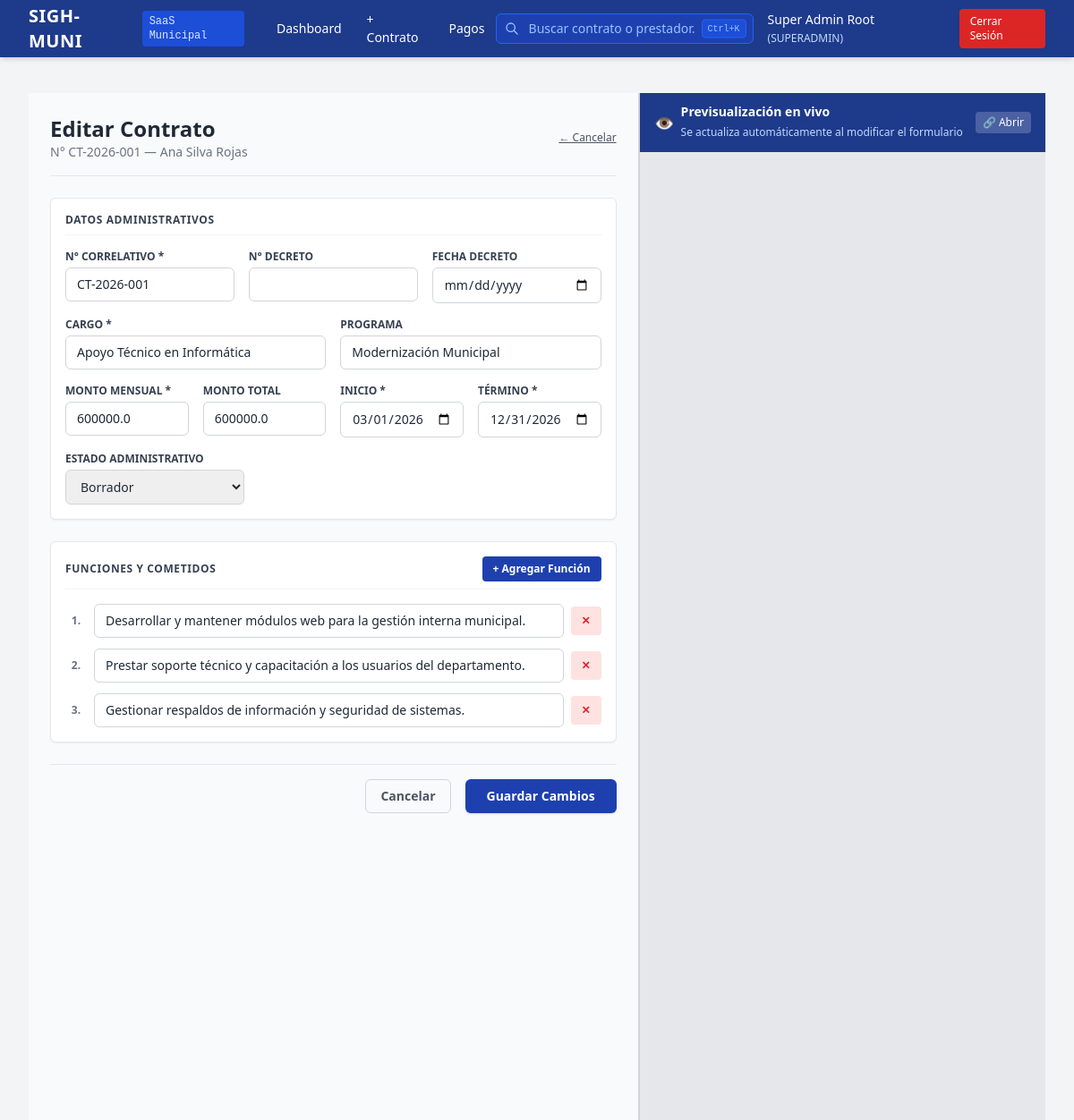
/contracts/1/edit (signed in), run on the app's committed database.
### app/models/contract.py (models this page shows, shortened)
class Contract(db.Model):
    __tablename__ = 'contracts'
    id = db.Column(db.Integer, primary_key=True)
    provider_id = db.Column(db.Integer, db.ForeignKey('service_providers.id'), nullable=False)
    department_id = db.Column(db.Integer, db.ForeignKey('departments.id'), nullable=False)
    creation_type = db.Column(db.String(50), default='CREADO')
    contract_number = db.Column(db.String(50), unique=True, nullable=False)
    decline_number = db.Column(db.String(50), nullable=True)
    decline_date = db.Column(db.Date, nullable=True)
    position_title = db.Column(db.String(150), nullable=False)
    program_name = db.Column(db.String(150), nullable=True)
    monthly_amount_gross = db.Column(db.Float, nullable=False)
    total_contract_amount = db.Column(db.Float, nullable=False)
    start_date = db.Column(db.Date, nullable=False)
    end_date = db.Column(db.Date, nullable=False)
    pdf_file_path = db.Column(db.String(255), nullable=True)
    ocr_processed = db.Column(db.Integer, default=0)
    status = db.Column(db.String(30), default='BORRADOR')
    created_at = db.Column(db.DateTime, default=datetime.utcnow)
    provider = db.relationship('ServiceProvider', back_populates='contracts', lazy=True)
    department = db.relationship('Department', backref=db.backref('department_contracts', lazy=True))
    functions = db.relationship('ContractFunction', backref='contract', cascade='all, delete-orphan', lazy=True,
                                order_by='ContractFunction.function_order')
    payments = db.relationship('MonthlyPayment', back_populates='contract', lazy=True, cascade='all, delete-orphan')

class ContractFunction(db.Model):
    __tablename__ = 'contract_functions'
    id = db.Column(db.Integer, primary_key=True)
    contract_id = db.Column(db.Integer, db.ForeignKey('contracts.id'), nullable=False)
    function_order = db.Column(db.Integer, nullable=False)
    function_description = db.Column(db.Text, nullable=False)
    is_mandatory_for_payment = db.Column(db.Integer, default=1)
    created_at = db.Column(db.DateTime, default=datetime.utcnow)

### app/models/provider.py (models this page shows, shortened)
class ServiceProvider(db.Model):
    __tablename__ = 'service_providers'
    id = db.Column(db.Integer, primary_key=True, autoincrement=True)
    rut = db.Column(db.String(20), nullable=False, unique=True, index=True)
    first_name = db.Column(db.String(100), nullable=False)
    paternal_last_name = db.Column(db.String(100), nullable=False)
    maternal_last_name = db.Column(db.String(100), nullable=True)
    email = db.Column(db.String(120), nullable=True)
    phone = db.Column(db.String(50), nullable=True)
    address = db.Column(db.Text, nullable=True)
    bank_name = db.Column(db.String(100), nullable=True)
    account_type = db.Column(db.String(50), nullable=True)
    account_number = db.Column(db.String(50), nullable=True)
    created_at = db.Column(db.DateTime, nullable=False, default=datetime.utcnow)
    contracts = db.relationship('Contract', back_populates='provider', lazy=True, cascade="all, delete-orphan")
    @property
    def full_name(self):
        maternal = f" {self.maternal_last_name}" if self.maternal_last_name else ""
        return f"{self.first_name} {self.paternal_last_name}{maternal}"

### app/routes/contract_builder.py (the view, shortened to what this page needs)
@contract_builder_bp.route('/<int:contract_id>/edit', methods=['GET', 'POST'])
@login_required
@role_required('ADMIN_RRHH', 'SUPERADMIN', 'JEFE_DEPTO')
def edit(contract_id):
    contract = Contract.query.get_or_404(contract_id)
    providers = ServiceProvider.query.order_by(ServiceProvider.paternal_last_name).all()
    departments = Department.query.filter_by(is_active=1).all()
    return render_template('contracts/edit.html', contract=contract, providers=providers, departments=departments)

### app/__init__.py (called while the page is built)
def create_app(config_class=Config):
    app = Flask(__name__)
    app.config.from_object(config_class)
    os.makedirs(app.config['UPLOAD_FOLDER'], exist_ok=True)
    db.init_app(app)
    migrate.init_app(app, db)
    if 'sqlite' in app.config['SQLALCHEMY_DATABASE_URI']:
        from sqlalchemy import event
        from sqlalchemy.engine import Engine
        @event.listens_for(Engine, "connect")
        def set_sqlite_pragma(dbapi_connection, connection_record):
            cursor = dbapi_connection.cursor()
            cursor.execute("PRAGMA foreign_keys=ON;")
            cursor.close()
    from app.auth.routes import auth_bp
    app.register_blueprint(auth_bp, url_prefix='/auth')
    from app.routes import register_routes
    register_routes(app)
    return app

### app/auth/utils.py (called while the page is built)
def login_required(f):
    @wraps(f)
    def decorated_function(*args, **kwargs):
        if 'user_id' not in session:
            flash('Debes iniciar sesión para acceder a esta sección.', 'warning')
            return redirect(url_for('auth.login', next=request.url))
        return f(*args, **kwargs)
    return decorated_function

def role_required(*allowed_roles):
    def decorator(f):
        @wraps(f)
        def decorated_function(*args, **kwargs):
            if 'user_id' not in session:
                flash('Debes iniciar sesión para acceder.', 'warning')
                return redirect(url_for('auth.login'))
            user_role = session.get('user_role')
            if user_role not in allowed_roles and 'SUPERADMIN' not in allowed_roles and user_role != 'SUPERADMIN':
                flash('No tienes permisos suficientes para acceder a este módulo.', 'danger')
                return redirect(url_for('dashboard.index'))
            return f(*args, **kwargs)
        return decorated_function
    return decorator

### app/templates/contracts/edit.html (shortened to what this page needs)
{% extends "base.html" %}
{% block content %}
<div class="flex h-[calc(100vh-64px)]" id="split_view_container">
    <div class="w-3/5 overflow-y-auto bg-gray-50 border-r border-gray-300" id="left_panel">
        <div class="p-6 max-w-3xl mx-auto">
            <div class="border-b border-gray-200 pb-4 mb-6 flex justify-between items-center">
                <div>
                    <h1 class="text-2xl font-bold text-gray-800">Editar Contrato</h1>
                    <p class="text-sm text-gray-500">N° {{ contract.contract_number }} — {{ contract.provider.full_name }}</p>
                </div>
                <a href="{{ url_for('contract_builder.detail', contract_id=contract.id) }}" class="text-xs text-gray-600 hover:text-gray-900 underline">← Cancelar</a>
            </div>
            <form method="POST" class="space-y-6" id="contract_form">
                <div class="bg-white p-4 rounded-md border border-gray-200 shadow-sm space-y-4">
                    <h2 class="text-xs font-bold text-gray-700 uppercase tracking-wider border-b border-gray-100 pb-2">Datos Administrativos</h2>
                    <div class="grid grid-cols-1 md:grid-cols-3 gap-4">
                        <div>
                            <label class="block text-xs font-semibold text-gray-700 uppercase mb-1">N° Correlativo *</label>
                            <input type="text" name="contract_number" id="contract_number" value="{{ contract.contract_number }}" required
                                class="w-full px-3 py-2 border border-gray-300 rounded-md text-sm focus:ring-2 focus:ring-blue-500 focus:border-blue-500 transition preview-trigger">
                        </div>
                        <div>
                            <label class="block text-xs font-semibold text-gray-700 uppercase mb-1">N° Decreto</label>
                            <input type="text" name="decline_number" id="decline_number" value="{{ contract.decline_number or '' }}"
                                class="w-full px-3 py-2 border border-gray-300 rounded-md text-sm focus:ring-2 focus:ring-blue-500 focus:border-blue-500 transition preview-trigger">
                        </div>
                        <div>
                            <label class="block text-xs font-semibold text-gray-700 uppercase mb-1">Fecha Decreto</label>
                            <input type="date" name="decline_date" id="decline_date" value="{{ contract.decline_date.strftime('%Y-%m-%d') if contract.decline_date else '' }}"
                                class="w-full px-3 py-2 border border-gray-300 rounded-md text-sm focus:ring-2 focus:ring-blue-500 focus:border-blue-500 transition preview-trigger">
                        </div>
                    </div>
                    <div class="grid grid-cols-1 md:grid-cols-2 gap-4">
                        <div>
                            <label class="block text-xs font-semibold text-gray-700 uppercase mb-1">Cargo *</label>
                            <input type="text" name="position_title" id="position_title" value="{{ contract.position_title }}" required
                                class="w-full px-3 py-2 border border-gray-300 rounded-md text-sm focus:ring-2 focus:ring-blue-500 focus:border-blue-500 transition preview-trigger">
                        </div>
                        <div>
                            <label class="block text-xs font-semibold text-gray-700 uppercase mb-1">Programa</label>
                            <input type="text" name="program_name" id="program_name" value="{{ contract.program_name or '' }}"
                                class="w-full px-3 py-2 border border-gray-300 rounded-md text-sm focus:ring-2 focus:ring-blue-500 focus:border-blue-500 transition preview-trigger">
                        </div>
                    </div>
                    <div class="grid grid-cols-1 md:grid-cols-4 gap-4">
                        <div>
                            <label class="block text-xs font-semibold text-gray-700 uppercase mb-1">Monto Mensual *</label>
                            <input type="number" step="0.01" name="monthly_amount_gross" id="monthly_amount_gross" value="{{ contract.monthly_amount_gross }}" required
                                class="w-full px-3 py-2 border border-gray-300 rounded-md text-sm focus:ring-2 focus:ring-blue-500 focus:border-blue-500 transition preview-trigger">
                        </div>
                        <div>
                            <label class="block text-xs font-semibold text-gray-700 uppercase mb-1">Monto Total</label>
                            <input type="number" step="0.01" name="total_contract_amount" id="total_contract_amount" value="{{ contract.total_contract_amount }}"
                                class="w-full px-3 py-2 border border-gray-300 rounded-md text-sm focus:ring-2 focus:ring-blue-500 focus:border-blue-500 transition">
                        </div>
                        <div>
                            <label class="block text-xs font-semibold text-gray-700 uppercase mb-1">Inicio *</label>
                            <input type="date" name="start_date" id="start_date" value="{{ contract.start_date.strftime('%Y-%m-%d') }}" required
                                class="w-full px-3 py-2 border border-gray-300 rounded-md text-sm focus:ring-2 focus:ring-blue-500 focus:border-blue-500 transition preview-trigger">
                        </div>
                        <div>
                            <label class="block text-xs font-semibold text-gray-700 uppercase mb-1">Término *</label>
                            <input type="date" name="end_date" id="end_date" value="{{ contract.end_date.strftime('%Y-%m-%d') }}" required
                                class="w-full px-3 py-2 border border-gray-300 rounded-md text-sm focus:ring-2 focus:ring-blue-500 focus:border-blue-500 transition preview-trigger">
                        </div>
                    </div>
                    <div>
                        <label class="block text-xs font-semibold text-gray-700 uppercase mb-1">Estado Administrativo</label>
                        <select name="status" id="status" class="w-full md:w-1/3 px-3 py-2 border border-gray-300 rounded-md text-sm focus:ring-2 focus:ring-blue-500 focus:border-blue-500 transition">
                            <option value="BORRADOR" {% if contract.status == 'BORRADOR' %}selected{% endif %}>Borrador</option>
                        </select>
                    </div>
                </div>
                <div class="bg-white p-4 rounded-md border border-gray-200 shadow-sm space-y-4">
                    <div class="flex justify-between items-center border-b border-gray-100 pb-2">
                        <h2 class="text-xs font-bold text-gray-700 uppercase tracking-wider">Funciones y Cometidos</h2>
                        <button type="button" id="add_function_btn" class="bg-blue-800 hover:bg-blue-900 text-white text-xs px-3 py-1.5 rounded transition font-semibold">
                            + Agregar Función
                        </button>
                    </div>
                    <div id="functions_container" class="space-y-3">
                        {% for func in contract.functions %}
                        <div class="flex items-center space-x-2 function-row">
                            <span class="text-xs font-bold text-gray-500 w-6 text-center index-label">{{ loop.index }}.</span>
                            <input type="text" name="functions[]" value="{{ func.function_description }}" required
                                class="flex-grow px-3 py-2 border border-gray-300 rounded-md text-sm focus:ring-2 focus:ring-blue-500 focus:border-blue-500 transition preview-trigger-function">
                            <button type="button" onclick="removeFunctionRow(this)" class="bg-red-100 text-red-600 hover:bg-red-200 px-3 py-2 rounded text-xs font-bold">✕</button>
                        </div>
                        {% endfor %}
                    </div>
                </div>
                <div class="flex justify-end space-x-4 pt-4 border-t border-gray-200 pb-8">
                    <a href="{{ url_for('contract_builder.detail', contract_id=contract.id) }}" class="px-4 py-2 border border-gray-300 rounded-md text-sm font-semibold text-gray-600 hover:bg-gray-50 transition">Cancelar</a>
                    <button type="submit" class="px-6 py-2 bg-blue-800 hover:bg-blue-900 text-white rounded-md text-sm font-semibold shadow transition">
                        Guardar Cambios
                    </button>
                </div>
            </form>
        </div>
    </div>
    <div class="w-2/5 bg-gray-100 flex flex-col border-l border-gray-300" id="right_panel">
        <div class="bg-blue-900 text-white px-4 py-3 flex justify-between items-center shadow-sm">
            <div class="flex items-center gap-2">
                <span class="text-lg">👁️</span>
                <div>
                    <span class="font-semibold text-sm block leading-tight">Previsualización en vivo</span>
                    <span class="text-xs text-blue-200 leading-tight">Se actualiza automáticamente al modificar el formulario</span>
                </div>
            </div>
            <div class="flex items-center gap-3">
                <a href="{{ url_for('contract_builder.preview', contract_id=contract.id) }}" target="_blank"
                   class="text-xs bg-white/20 hover:bg-white/30 px-2 py-1 rounded transition" title="Abrir vista previa completa">
                    🔗 Abrir
                </a>
            </div>
        </div>
        <div class="flex-grow relative bg-gray-200">
            <iframe id="preview_iframe" class="w-full h-full border-0"></iframe>
        </div>
    </div>
</div>
{% endblock %}

### data on the page
Contract: contract_number "CT-2026-001", position_title "Apoyo Técnico en Informática", program_name "Modernización Municipal", monthly_amount_gross "600000.0", total_contract_amount "600000.0", start_date "03/01/2026", end_date "12/31/2026", status "Borrador"
ServiceProvider: provider.full_name "Ana Silva Rojas"
ContractFunction: function_description "Desarrollar y mantener módulos web para la gestión interna municipal."
ContractFunction: function_description "Prestar soporte técnico y capacitación a los usuarios del departamento."
ContractFunction: function_description "Gestionar respaldos de información y seguridad de sistemas."

### other printed values
{{ session.get('user_name') }} "Super Admin Root"
{{ session.get('user_role') }} "SUPERADMIN"
